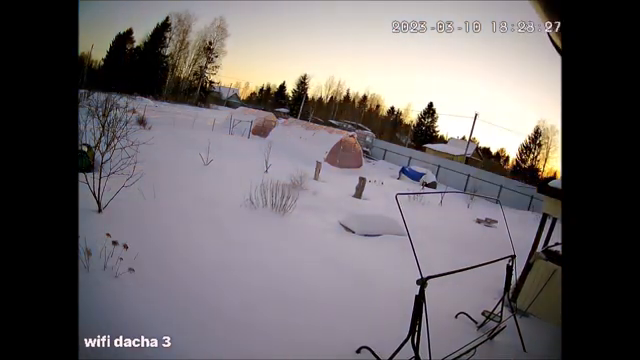
#> input picture frame 684 of Python/Lab13/Test4.mp4, 640 x 360 px
$ python image_processor.py
#> lines starting #> are read from the running program, lines starting #| are printed output that depends on the picture; after the words box and inside, x2 and y2 are one past the last pixel; in counts of white or black regions, pixels touching at a corner belong together
import cv2
import numpy as np
import matplotlib.pyplot as plt
from IPython.display import display, clear_output

class BackgroundEstimator:
    def __init__(self, video_path):
        self.cap = cv2.VideoCapture(video_path)
        if not self.cap.isOpened():
            raise ValueError("Could not open video file")
        self.median_background = None

    def calculate_background(self, num_samples=25):
#> called with num_samples = 25
        frame_count = int(self.cap.get(cv2.CAP_PROP_FRAME_COUNT))
        frame_ids = np.random.randint(0, frame_count, num_samples)

        frames = []
        for fid in frame_ids:
            self.cap.set(cv2.CAP_PROP_POS_FRAMES, fid)
            ret, frame = self.cap.read()
            if ret:
                frames.append(frame)
#> this loop made 25 passes
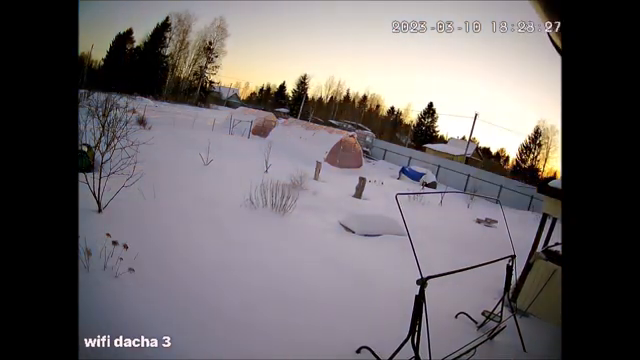
#> input picture frame 684 of Python/Lab13/Test4.mp4, 640 x 360 px
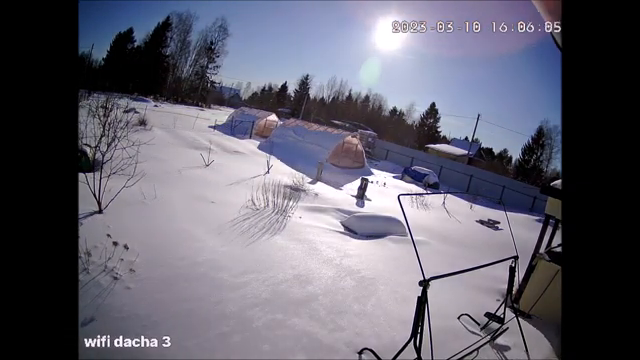
#> input picture frame 559 of Python/Lab13/Test4.mp4, 640 x 360 px
#> pass 3, in calculate_background, `ret, frame = self.cap.read()`:
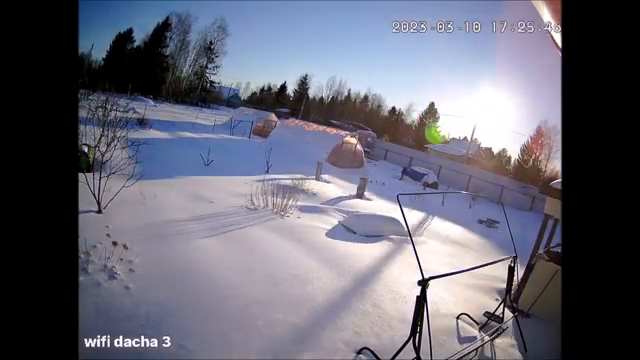
#> frame: shape (360, 640, 3); mean B, G, R 116.2, 102.6, 102.4
#> after the loop, frames = 25 items

        self.median_background = np.median(frames, axis=0).astype(np.uint8)
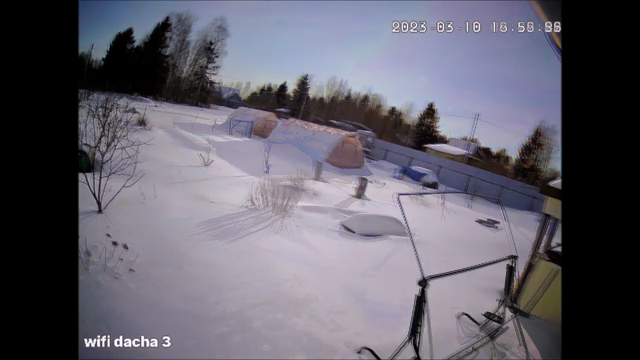
#> self.median_background: shape (360, 640, 3); mean of channels 0, 1, 2 106.8, 95.3, 98; drawn as B, G, R
        return self.median_background

    def detect_objects(self, threshold=30):
        if self.median_background is None:
            self.calculate_background()

        gray_median = cv2.cvtColor(self.median_background, cv2.COLOR_BGR2GRAY)
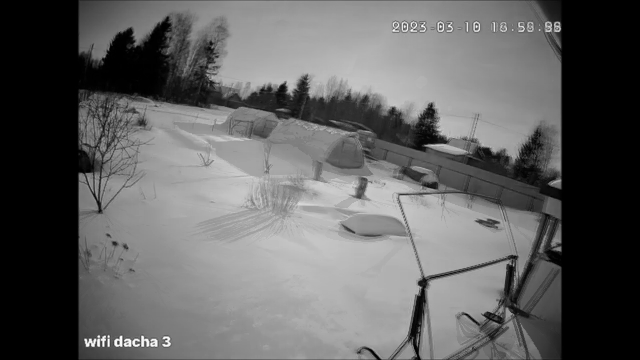
#> gray_median: shape (360, 640); min 0, max 255, mean 97.4
        self.cap.set(cv2.CAP_PROP_POS_FRAMES, 0)

        try:
            while True:
                ret, frame = self.cap.read()
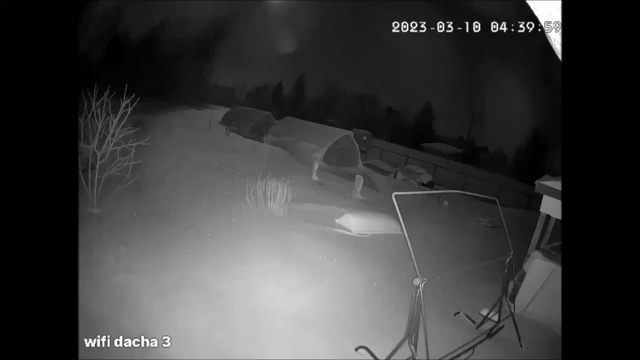
#> input picture frame 0 of Python/Lab13/Test4.mp4, 640 x 360 px
#> frame is the input picture: shape (360, 640, 3); min 0, max 255, mean 60.8
                if not ret: break

                gray_frame = cv2.cvtColor(frame, cv2.COLOR_BGR2GRAY)
                diff = cv2.absdiff(gray_frame, gray_median)
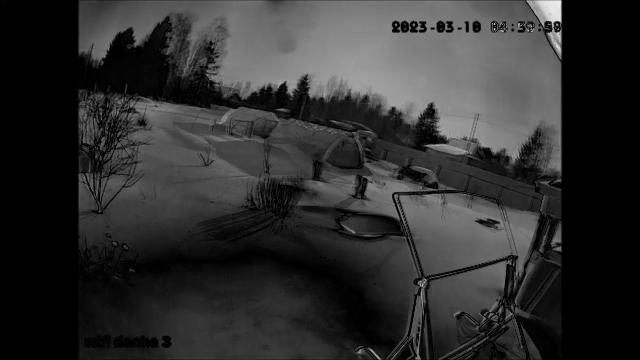
#> diff: shape (360, 640); min 0, max 239, mean 47
                _, mask = cv2.threshold(diff, threshold, 255, cv2.THRESH_BINARY)
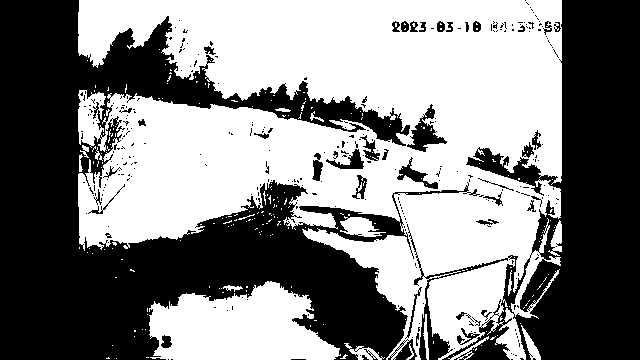
#> mask: shape (360, 640); 51.8% white; 313 black regions (268 under 20 px), largest, box (x1, y1, x2, y2) and area: (0, 0, 480, 360) 69858, (407, 0, 640, 360) 36309, (407, 104, 447, 152) 687

                clear_output(wait=True)
                plt.imshow(mask, cmap='gray')
#> (this line was passed over: IPython is not available in this run)
                plt.title("Object Detection Mask")
#> (this line was passed over: IPython is not available in this run)
                plt.axis('off')
#> (this line was passed over: IPython is not available in this run)
                plt.show()
        except KeyboardInterrupt:
            pass
        finally:
            self.cap.release()

detector = BackgroundEstimator('Test4.mp4')
#> (the run stopped early here; a loop or call above may not have finished)

$ run again, starting later in the video
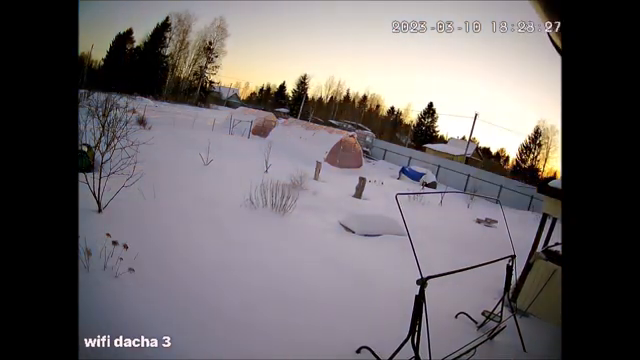
#> input picture frame 684 of Python/Lab13/Test4.mp4, 640 x 360 px
#> the loop in calculate_background, `for fid in frame_ids:` made 25 passes
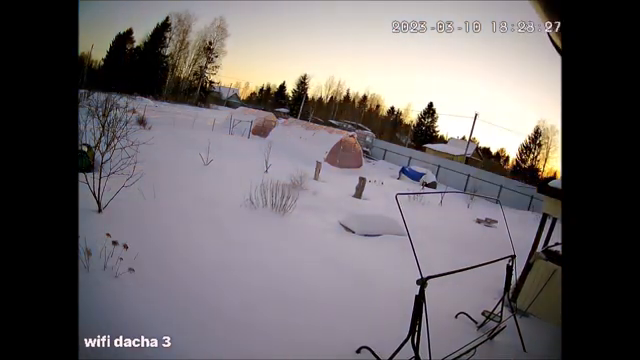
#> input picture frame 684 of Python/Lab13/Test4.mp4, 640 x 360 px
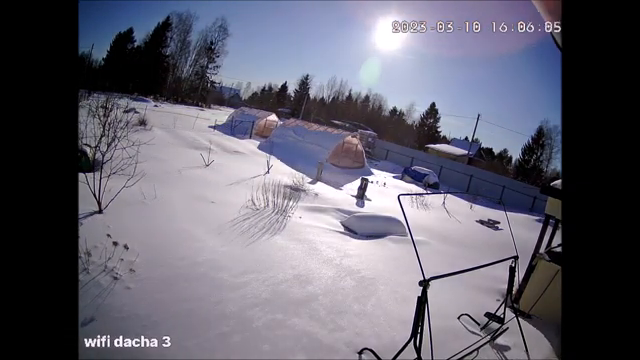
#> input picture frame 559 of Python/Lab13/Test4.mp4, 640 x 360 px
#> after the loop in calculate_background, `for fid in frame_ids:`: frames = 25 items
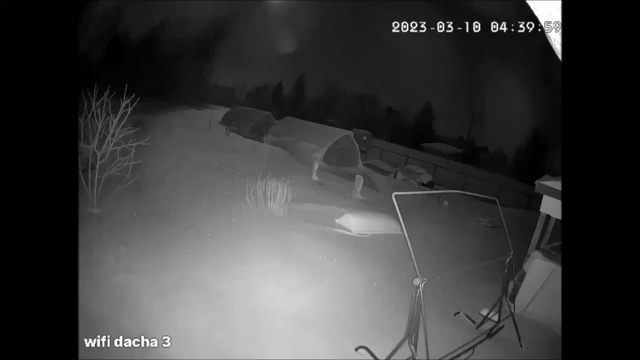
#> input picture frame 0 of Python/Lab13/Test4.mp4, 640 x 360 px
#> in detect_objects, frame is the input picture: shape (360, 640, 3); min 0, max 255, mean 60.8
#> mask: shape (360, 640); 51.8% white; 313 black regions (268 under 20 px), largest, box (x1, y1, x2, y2) and area: (0, 0, 480, 360) 69858, (407, 0, 640, 360) 36309, (407, 104, 447, 152) 687
